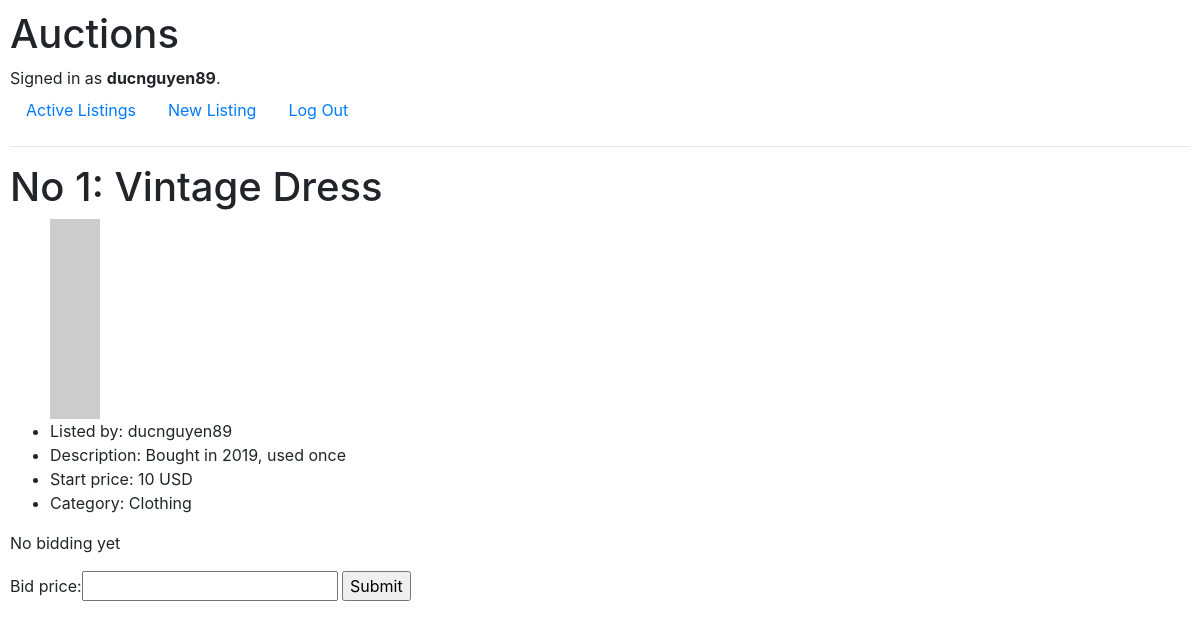
The page /1 (signed in) on the database as committed earlier.
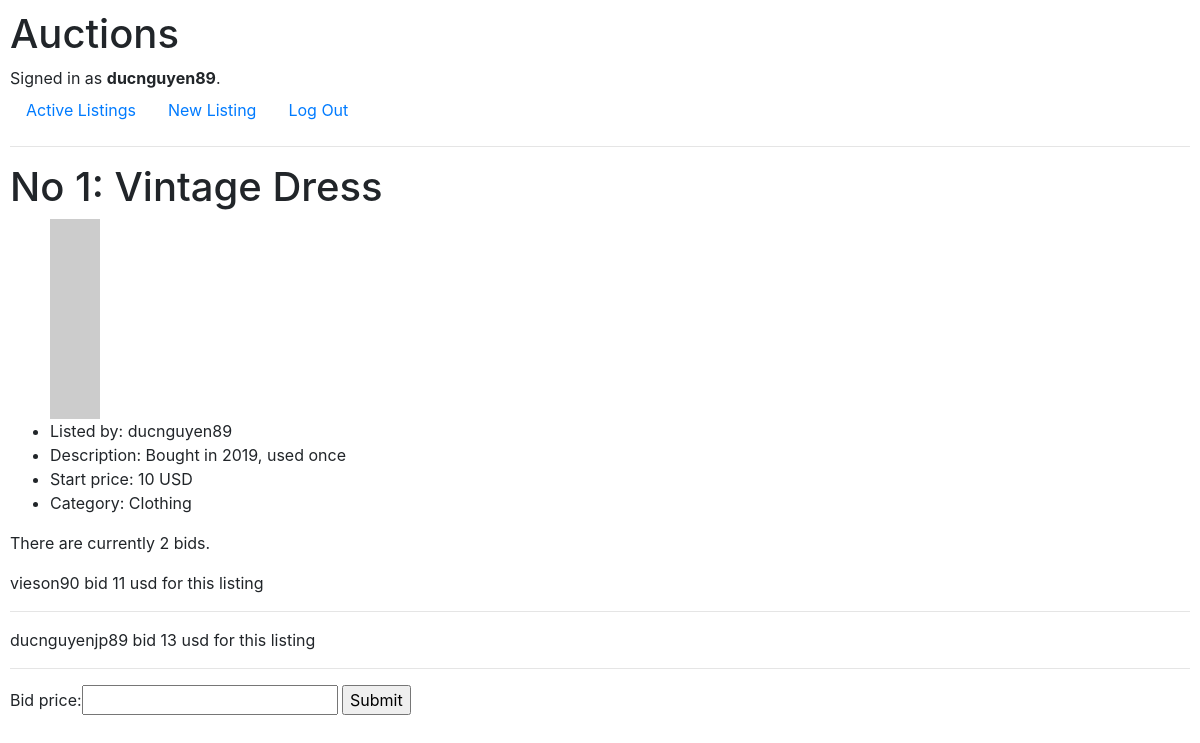
The same page on the database as committed later.
### auctions/models.py (models this page shows, shortened)
class User(AbstractUser):
    pass

class ListingPage(models.Model):
    user = models.CharField(max_length=64)
    title = models.CharField(max_length=64)
    description = models.CharField(max_length=200)
    startbids = models.IntegerField()
    imageurl = models.URLField(max_length=200)
    category = models.ForeignKey(Categories, blank=True, null=True, on_delete=models.CASCADE, related_name='listingtype')

class Categories(models.Model):
    name = models.CharField(max_length=64)
    def __str__(self):
        return f"{self.name}"

class Biddings(models.Model):
    item_id = models.ForeignKey(ListingPage, on_delete=models.CASCADE, related_name='biddingitem')
    bidder = models.ForeignKey(User, on_delete=models.CASCADE, related_name='bidders')
    bidding = models.IntegerField()

### auctions/views.py (the view)
# urls.py: path("<str:listing_id>", views.listing, name="listing"),
@login_required(login_url='login')
def listing(request, listing_id):
    user = request.user
    listing = ListingPage.objects.get(id=listing_id)
    biddings = Biddings.objects.filter(item_id=listing_id)
    num_of_bids = len(biddings)
    bid_form = NewBidding()
    return render(request, 'auctions/listing.html', {
        "listing": listing,
        "biddings": biddings,
        "user": user,
        "numofbids": num_of_bids,
        "form": bid_form
    })

### auctions/views.py
class NewBidding(forms.Form):
    bid_price = forms.IntegerField()

### auctions/templates/auctions/listing.html (shortened to what this page needs)
{% extends "auctions/layout.html" %}
{% block body %}
    <h1>No {{ listing.id }}: {{ listing.title }}</h1>
    <ul>
        <img src="{{ listing.imageurl }}" alt="item image">
        <li>Listed by: {{ listing.user }}</li>
        <li>Description: {{ listing.description }}</li>
        <li>Start price: {{ listing.startbids }} USD</li>
        <li>Category: {{ listing.category }}</li>
    </ul>
    {% if numofbids > 0 %}
    <p>There are currently {{ numofbids }} bids.</p>
        {% for bidding in biddings %}
            {% if bidding.bidder == user %}
            <p>You bid {{ bidding.bidding }} usd for this listing.</p>
            <hr>
            {% else %}
            <p>{{ bidding.bidder }} bid {{ bidding.bidding }} usd for this listing</p>
            <hr>
            {% endif %}
        {% endfor %}
    {% else %}
    <p>No bidding yet</p>
    {% endif %}
    <form action="{% url 'bidding' listing.id %}" method="post">
        {{ form }}
        <input type="submit">
    </form>
{% endblock %}

### auctions/templates/auctions/layout.html (shortened to what this page needs)
{% load static %}
<!DOCTYPE html>
<html lang="en">
    <head>
        <link rel="stylesheet" href="https://stackpath.bootstrapcdn.com/bootstrap/4.4.1/css/bootstrap.min.css">
        <link href="{% static 'auctions/styles.css' %}" rel="stylesheet">
    </head>
    <body>
        <h1>Auctions</h1>
        <div>
            {% if user.is_authenticated %}
                Signed in as <strong>{{ user.username }}</strong>.
            {% else %}
                Not signed in.
            {% endif %}
        </div>
        <ul class="nav">
            <li class="nav-item">
                <a class="nav-link" href="{% url 'index' %}">Active Listings</a>
            </li>
            {% if user.is_authenticated %}
                <li class="nav-item">
                    <a class="nav-link" href="{% url 'new_listing' %}">New Listing</a>
                </li>
                <li class="nav-item">
                    <a class="nav-link" href="{% url 'logout' %}">Log Out</a>
                </li>
            {% endif %}
        </ul>
        <hr>
        {% block body %}
        {% endblock %}
    </body>
</html>

### auctions/static/auctions/styles.css (style rules this page uses)
body { padding: 10px; }

Rows that differ between the two databases and show on the page:
added Biddings: bidder "vieson90", bidding "11"
added Biddings: bidder "ducnguyenjp89", bidding "13"
Other text that changed with them:
{{ numofbids }}: (not shown) → "2"
text no longer shown: "No bidding yet"
text now shown: "There are currently bids."
